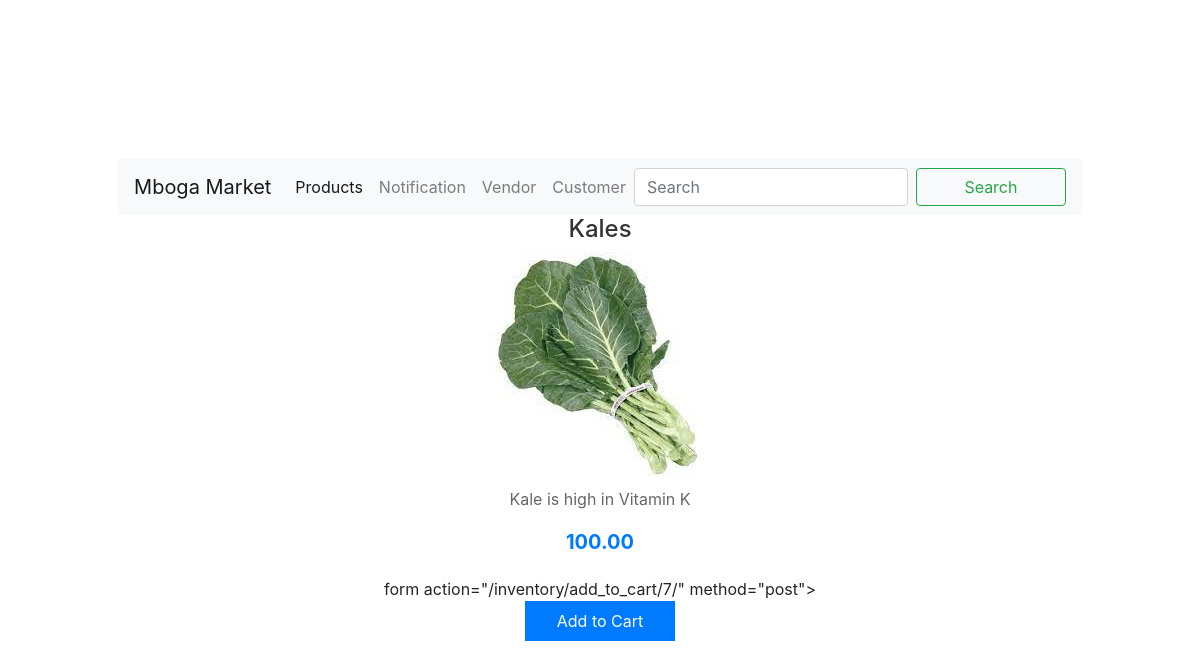
/inventory/products/7/, run on the app's committed database.
### inventory/models.py (models this page shows, shortened)
class Product(models.Model):
    vendor = models.ForeignKey(Vendor,on_delete=models.CASCADE)
    name = models.CharField(max_length=48)
    description = models.TextField()
    image = models.ImageField(upload_to="images")
    price = models.DecimalField(max_digits=6,decimal_places=2)
    stock = models.PositiveIntegerField()

### inventory/views.py (the view)
# urls.py: path("products/<int:id>/",product_detail,name="product_detail_view"),
def product_detail(request,id):
    product=Product.objects.get(id=id)
    return render(request,"inventory/product_detail.html",{"product":product})

### templates/inventory/product_detail.html (shortened to what this page needs)
<!DOCTYPE html>
<html lang="en">
<head>
    {% load static %}
    <link rel="stylesheet" href="{% static 'Css/product_details.css' %}">
</head>
<body>
    {% include 'navbar.html'%}
    <h4>{{product.name}}</h4>
    <img src="{{product.image.url}}" alt="{{product.name}}"/>
    <p>{{product.description}}</p>
    <span>{{product.price}}</span>
    form action="{% url 'add_to_cart' product.id %}" method="post">
            <button type="submit">Add to Cart</button>
</body>
</html>

### inventory/static/Css/product_details.css (style rules this page uses)
body { font-family: Arial, sans-serif; background-color: #c52727; margin: 0; padding: 0; }
h4 { text-align: center; margin: 20px 0; color: #333; }
img { display: block; max-width: 100%; margin: 0 auto; }
p { margin: 20px 0; padding: 0 20px; color: #666; }
span { display: block; text-align: center; font-size: 24px; color: #007bff; margin: 20px 0; }
button { display: block; width: 150px; margin: 0 auto; padding: 10px 20px; background-color: #007bff; color: #96e911; border: none; border-radius: 5px; cursor: pointer; font-size: 16px; }

### templates/inventory/product_detail.html (style rules this page uses)
body, h4, p, span { margin: 0; padding: 0; }
body { font-family: Arial, sans-serif; background-color: #C4F7DF; display: flex; flex-direction: column; align-items: center; justify-content: center; height: 100vh; }
h4 { font-size: 24px; margin-bottom: 10px; color: #333; }
img { max-width: 100%; height: auto; margin-bottom: 10px; }
p { font-size: 16px; margin-bottom: 10px; }
span { font-size: 20px; font-weight: bold; color: #007bff; margin-bottom: 20px; }
button { background-color: #007bff; color: white; border: none; padding: 8px 12px; border-radius: 5px; cursor: pointer; transition: background-color 0.3s; }

### data on the page
Product: name "Kales", image (picture), description "Kale is high in Vitamin K", price "100.00", id "/inventory/add_to_cart/7/"
